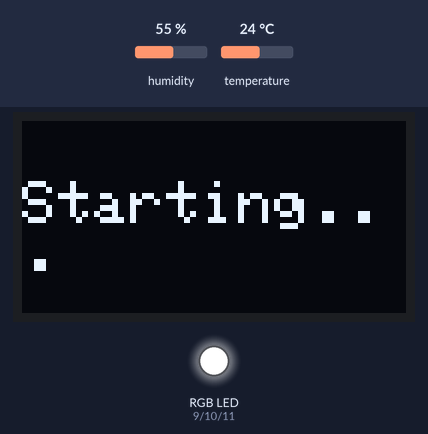
This sketch was run on a simulated Arduino Uno, built with avr-gcc and run on an emulated ATmega328P. On the bench: 128×64 one-colour display, an RGB LED mixed from three pins (HIGH = lit). Inputs (shaded band) come from the test bench; at power-on: humidity 55 %, temperature 24 °C.

Above: at 1.1 s.
At 4.7 s:
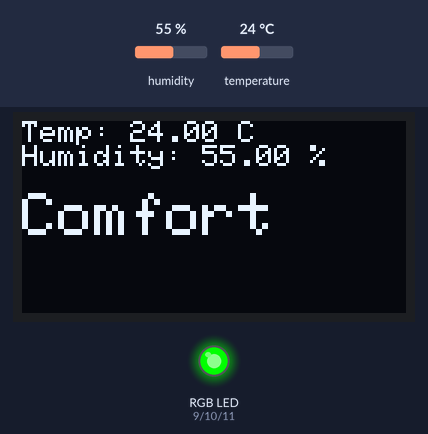
4.8 s: humidity set to 58 %
7.6 s: humidity set to 61 %
At 9.7 s:
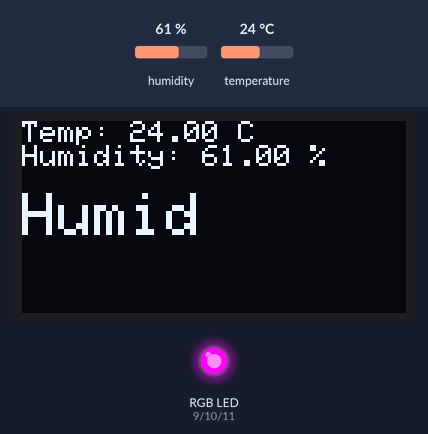
10.6 s: humidity set to 22 %
At 12.9 s:
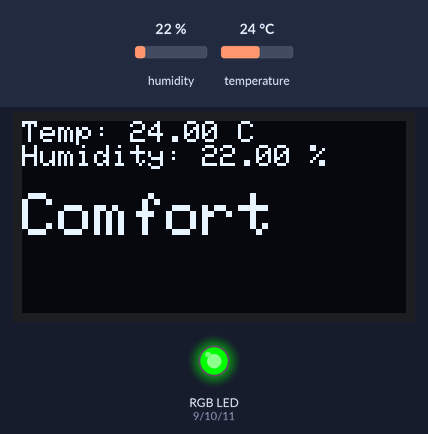
13.7 s: temperature set to 21 °C
16.5 s: temperature set to 18 °C
At 19.7 s:
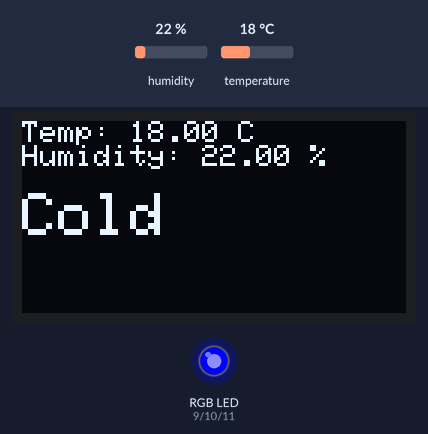
20.8 s: temperature set to 28 °C
At 22.9 s:
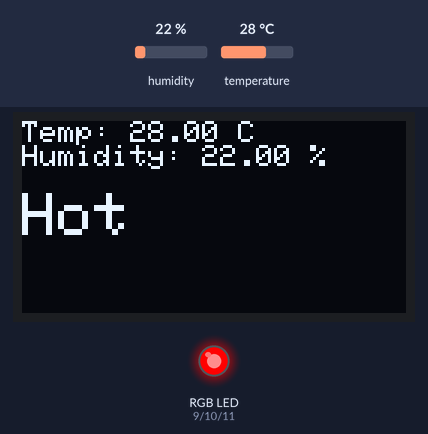
Timing chart, 0 to 24.4 s (numbered marks = the images above; inputs shaded):
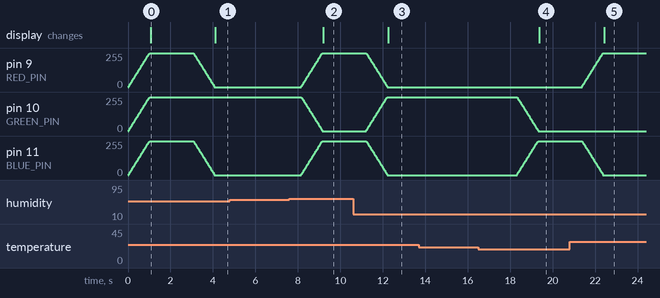

Measured:
- the behaviour switches between 59 and 60 % on humidity (found by bisection; images 1 and 2)
- the behaviour switches between 20 and 19 °C on temperature (found by bisection; images 3 and 4)
- after the input at 4.8 s, every drawn part: stays the same
- after the input at 7.6 s, pin 9 (RED_PIN), pin 11 (BLUE_PIN): moves from 0/255 to 255/255 over 0.98 s, starting after 0.57 s; pin 10 (GREEN_PIN): moves from 255/255 to 0/255 over 0.98 s, starting after 0.57 s; the display: changes after 1.6 s (image 2)
- after the input at 10.6 s, pin 9 (RED_PIN), pin 11 (BLUE_PIN): moves from 255/255 to 0/255 over 0.98 s, starting after 0.63 s; pin 10 (GREEN_PIN): moves from 0/255 to 255/255 over 0.98 s, starting after 0.63 s; the display: changes after 1.7 s (image 3)
- after the input at 13.7 s, every drawn part: stays the same
- after the input at 16.5 s, pin 10 (GREEN_PIN): moves from 255/255 to 0/255 over 0.98 s, starting after 1.8 s; pin 11 (BLUE_PIN): moves from 0/255 to 255/255 over 0.98 s, starting after 1.8 s; the display: changes after 2.9 s (image 4)
- after the input at 20.8 s, pin 9 (RED_PIN): moves from 0/255 to 255/255 over 0.98 s, starting after 0.59 s; pin 11 (BLUE_PIN): moves from 255/255 to 0/255 over 0.98 s, starting after 0.59 s; the display: changes after 1.6 s (image 5)
- by itself, pin 9 (RED_PIN), pin 11 (BLUE_PIN): rises from 5/255 to 255/255 in 0.96 s, then falls to 0/255 in 3.1 s

The sketch:

Arduino_Environment_Monitor_oled_dht11_rgb.ino
```cpp
#include <Wire.h>
#include <Adafruit_GFX.h>
#include <Adafruit_SSD1306.h>
#include <DHT.h>

#define SCREEN_WIDTH 128
#define SCREEN_HEIGHT 64
#define OLED_RESET -1
#define SCREEN_ADDRESS 0x3C

Adafruit_SSD1306 display(SCREEN_WIDTH, SCREEN_HEIGHT, &Wire, OLED_RESET);

#define DHTPIN 2
#define DHTTYPE DHT11
DHT dht(DHTPIN, DHTTYPE);

#define RED_PIN 9
#define GREEN_PIN 10
#define BLUE_PIN 11

int currentR = 0;
int currentG = 0;
int currentB = 0;

String lastStatus = "";

void setup() {
  Serial.begin(9600);

  pinMode(RED_PIN, OUTPUT);
  pinMode(GREEN_PIN, OUTPUT);
  pinMode(BLUE_PIN, OUTPUT);

  dht.begin();

  if (!display.begin(SSD1306_SWITCHCAPVCC, SCREEN_ADDRESS)) {
    while (true);
  }

  display.setTextColor(SSD1306_WHITE);

  fadeToColor(255, 255, 255);
  showMessage("Starting...");
  delay(2000);
}

void loop() {
  float humidity = dht.readHumidity();
  float temp = dht.readTemperature();

  if (isnan(humidity) || isnan(temp)) {
    if (lastStatus != "Error") {
      fadeToColor(255, 255, 255);
      showMessage("Sensor Error");
      lastStatus = "Error";
    }
    delay(2000);
    return;
  }

  String status;
  int targetR, targetG, targetB;

  if (humidity >= 60) {
    status = "Humid";
    targetR = 255; targetG = 0; targetB = 255;
  }
  else if (temp < 20) {
    status = "Cold";
    targetR = 0; targetG = 0; targetB = 255;
  }
  else if (temp < 26) {
    status = "Comfort";
    targetR = 0; targetG = 255; targetB = 0;
  }
  else {
    status = "Hot";
    targetR = 255; targetG = 0; targetB = 0;
  }

  if (status != lastStatus) {
    fadeToColor(targetR, targetG, targetB);
    showStatus(temp, humidity, status);
    lastStatus = status;
  }

  delay(2000);
}

void fadeToColor(int targetR, int targetG, int targetB) {
  const int steps = 50;

  for (int i = 1; i <= steps; i++) {
    int r = currentR + (targetR - currentR) * i / steps;
    int g = currentG + (targetG - currentG) * i / steps;
    int b = currentB + (targetB - currentB) * i / steps;

    analogWrite(RED_PIN, r);
    analogWrite(GREEN_PIN, g);
    analogWrite(BLUE_PIN, b);
    delay(20);
  }

  currentR = targetR;
  currentG = targetG;
  currentB = targetB;
}

void showStatus(float temp, float humidity, String status) {
  display.clearDisplay();

  display.setTextSize(1);
  display.setCursor(0, 0);
  display.print("Temp: ");
  display.print(temp);
  display.println(" C");

  display.print("Humidity: ");
  display.print(humidity);
  display.println(" %");

  display.println();
  display.setTextSize(2);
  display.println(status);

  display.display();
}

void showMessage(String message) {
  display.clearDisplay();
  display.setTextSize(2);
  display.setCursor(0, 20);
  display.println(message);
  display.display();
}
```
